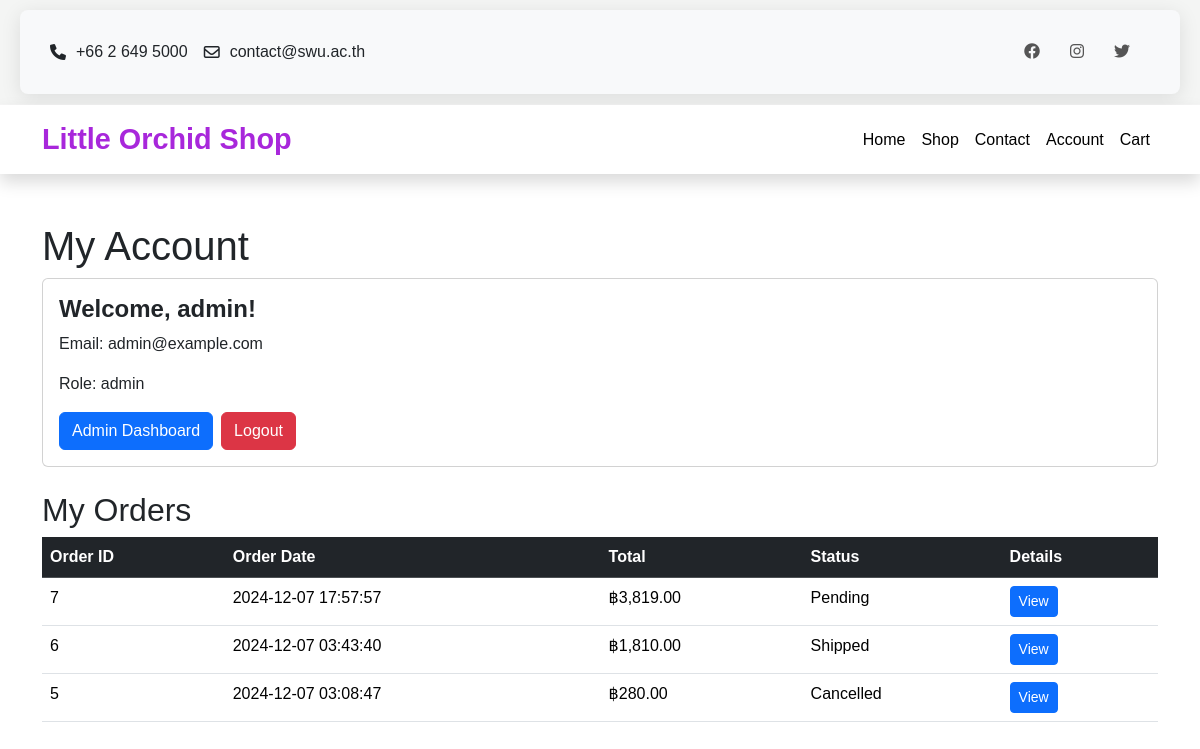
The app's page /account.php (signed in) with its own data.
### tables this page shows
CREATE TABLE `users` (
  `user_id` int(11) NOT NULL,
  `username` varchar(255) NOT NULL,
  `password` varchar(255) NOT NULL,
  `email` varchar(255) NOT NULL,
  `created_at` timestamp NOT NULL DEFAULT current_timestamp(),
  `role` enum('admin','user') DEFAULT 'user'
);

CREATE TABLE `orders` (
  `order_id` int(11) NOT NULL,
  `user_id` int(11) NOT NULL,
  `name` varchar(255) NOT NULL,
  `address` text NOT NULL,
  `payment_method` varchar(100) NOT NULL,
  `order_date` datetime DEFAULT current_timestamp(),
  `status` varchar(50) DEFAULT 'Pending'
);

### account.php (the view, shortened to what this page needs)
<?php
require 'db_pdo.php';
$user_id = $_SESSION['user_id'];
$stmt = $pdo->prepare("SELECT * FROM users WHERE user_id = ?");
$stmt->execute([$user_id]);
$user = $stmt->fetch(PDO::FETCH_ASSOC);
$stmt = $pdo->prepare("SELECT * FROM orders WHERE user_id = ? ORDER BY order_date DESC");
$stmt->execute([$user_id]);
$orders = $stmt->fetchAll(PDO::FETCH_ASSOC);
?>
<!DOCTYPE html>
<html lang="en">
<head>
    <link href="https://cdn.jsdelivr.net/npm/bootstrap@5.3.2/dist/css/bootstrap.min.css" rel="stylesheet">
</head>
<body>
    <?php include 'header.php'; ?>
    <div class="container mt-5">
        <h1>My Account</h1>
        <div class="card mb-4">
            <div class="card-body">
                <h5 class="card-title">Welcome, <?php echo htmlspecialchars($user['username']); ?>!</h5>
                <p>Email: <?php echo htmlspecialchars($user['email']); ?></p>
                <p>Role: <?php echo htmlspecialchars($user['role']); ?></p>
                <div class="d-flex align-items-center gap-2 mt-3">
                    <?php if ($user['role'] === 'admin'): ?>
                        <a href="admin_dashboard.php" class="btn btn-primary">Admin Dashboard</a>
                    <?php endif; ?>
                    <form method="POST" class="mb-0">
                        <button type="submit" name="logout" class="btn btn-danger">Logout</button>
                    </form>
                </div>
            </div>
        </div>
        <h2>My Orders</h2>
        <?php if (empty($orders)): ?>
            <div class="alert alert-warning">You have no orders yet.</div>
        <?php else: ?>
            <div class="table-responsive">
                <table class="table table-hover">
                    <thead class="table-dark">
                        <tr>
                            <th>Order ID</th>
                            <th>Order Date</th>
                            <th>Total</th>
                            <th>Status</th>
                            <th>Details</th>
                        </tr>
                    </thead>
                    <tbody>
                        <?php foreach ($orders as $order): ?>
                            <?php
                            $stmt = $pdo->prepare("SELECT SUM(oi.price * oi.quantity) AS total_price
                                                   FROM order_items oi
                                                   WHERE oi.order_id = ?");
                            $stmt->execute([$order['order_id']]);
                            $total = $stmt->fetchColumn();
                            ?>
                            <tr>
                                <td><?php echo htmlspecialchars($order['order_id']); ?></td>
                                <td><?php echo htmlspecialchars($order['order_date']); ?></td>
                                <td>฿<?php echo number_format($total, 2); ?></td>
                                <td><?php echo htmlspecialchars($order['status']); ?></td>
                                <td>
                                    <a href="order_confirmation.php?order_id=<?php echo htmlspecialchars($order['order_id']); ?>" class="btn btn-primary btn-sm">View</a>
                                </td>
                            </tr>
                        <?php endforeach; ?>
                    </tbody>
                </table>
            </div>
        <?php endif; ?>
    </div>
</body>
</html>

### account.php (style rules this page uses)
.card-title { font-size: 1.5rem; font-weight: bold; }

### header.php (style rules this page uses)
body { font-family: 'Alegreya', sans-serif; }

### records on screen
users: username "admin", email "admin@example.com", role "admin"
orders: order_id "7", order_date "2024-12-07 17:57:57", total "3,819.00", status "Pending"
orders: order_id "6", order_date "2024-12-07 03:43:40", total "1,810.00", status "Shipped"
orders: order_id "5", order_date "2024-12-07 03:08:47", total "280.00", status "Cancelled"
